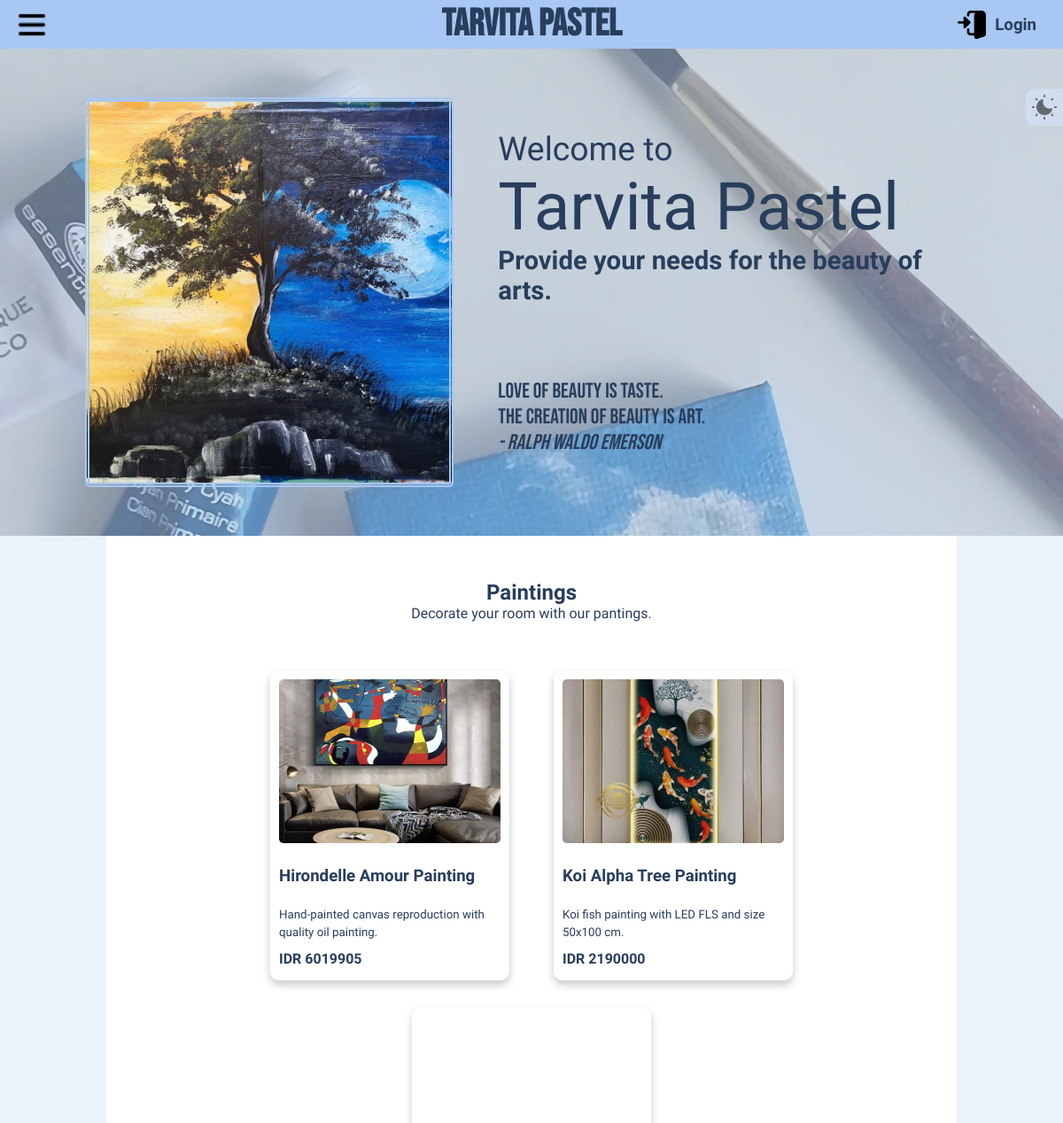
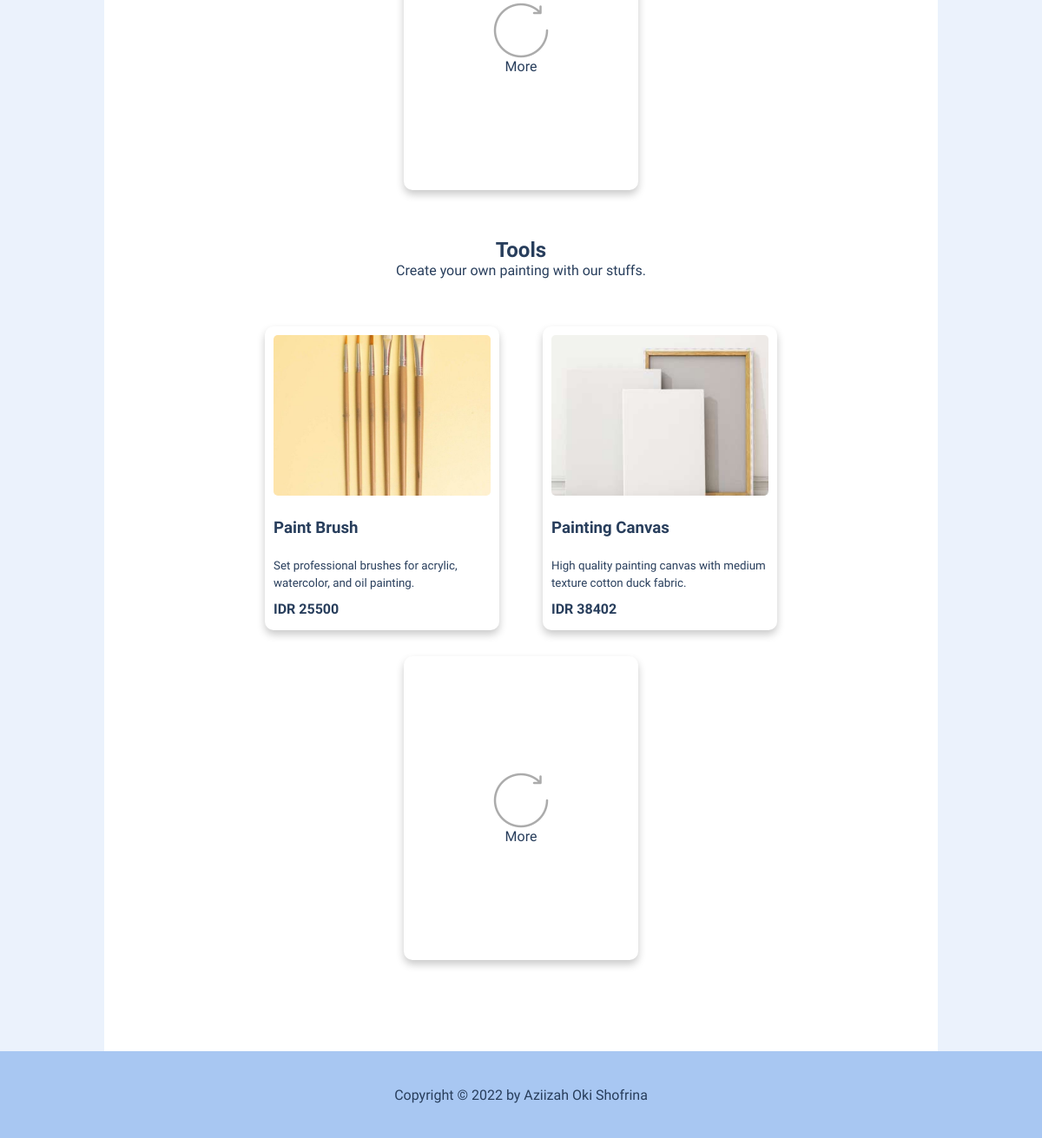
The page / on the database its author committed (2 pictures, top to bottom).
### tables this page shows
CREATE TABLE `products` (
  `id` varchar(50) NOT NULL,
  `released_date` datetime NOT NULL,
  `name` varchar(50) NOT NULL,
  `price` int(11) NOT NULL,
  `description` varchar(100) NOT NULL,
  `stock` int(11) NOT NULL,
  `net` float NOT NULL,
  `width` float NOT NULL,
  `height` float NOT NULL,
  `frame` varchar(10) DEFAULT NULL,
  `technic` varchar(50) DEFAULT NULL,
  `material` varchar(50) DEFAULT NULL,
  `packing_list` varchar(100) DEFAULT NULL,
  `image` varchar(100) DEFAULT NULL
);

### config.php (called while the page is built, shortened)
<?php
$con = mysqli_connect("localhost", "root", "", "tarvita_pastel");
function get_from_db($query) {
  global $con;
  $result = mysqli_query(
    $con,
    $query
  );
  $rows = [];
  while ($row = mysqli_fetch_assoc($result)) {
    $rows[] = $row;
  }
  return $rows;
}
?>

### index.php (the view, shortened to what this page needs)
<?php
require "config.php";
$paintings = get_from_db(
  "SELECT * FROM products
  WHERE id LIKE '%painting%'"
);
$tools = get_from_db(
  "SELECT * FROM products
  WHERE id LIKE '%tool%'"
);
?>
<!DOCTYPE html>
<html lang="en">
<head>
  <link rel="stylesheet" href="app/style.css?v=<?= time(); ?>">
</head>
<body>
  <div class="page-wrapper">
    <?php include "header.php"; ?>
    <div class="content-wrapper">
      <div class="main-content">
        <div class="intro">
          <div class="container">
            <div class="img"></div>
            <div class="description">
              <div>
                Welcome to
                <h1 style="font-weight: lighter;"> Tarvita Pastel </h1>
              </div>
              <div>
                Provide your needs for the beauty of arts.
              </div>
              <div>
                Love of beauty is taste.<br>
                The creation of beauty is art. <br>
                <i> - Ralph Waldo Emerson </i>
              </div>
            </div>
          </div>
        </div>
        <div class="content">
          <?php
          $contents = [
            ["Paintings", "Decorate your room with our pantings.", $paintings],
            ["Tools", "Create your own painting with our stuffs.", $tools]
          ]
          ?>
          <?php foreach ($contents as $content) { ?>
            <section class="category wrapper">
              <h1 style="font-weight: 700;"> <?= $content[0] ?> </h1>
              <p> <?= $content[1] ?> </p>
              <div class="products container">
                <?php for ($i = 0; $i < 2; $i++) { ?>
                  <a href="products.php?product=<?= $content[2][$i]["id"]; ?>">
                    <div class="product">
                      <div class="img" style="background-image: url('img/products/<?= $content[2][$i]["image"] ?>')"></div>
                      <div class="description">
                        <div> <b> <?= $content[2][$i]["name"]; ?> </b> </div>
                        <div> <?= $content[2][$i]["description"]; ?> </div>
                        <div> <b> IDR <?= $content[2][$i]["price"]; ?> </b> </div>
                      </div>
                    </div>
                  </a>
                <?php } ?>
                <a href="products.php?search=all">
                  <div class="product more">
                    <img src="img/load.png" alt="load">
                    <p> More </p>
                  </div>
                </a>
              </div>
            </section>
          <?php } ?>
        </div>
      </div>
    </div>
    <?php include "footer.php"; ?>
  </div>
</body>
</html>

### header.php
<div class="skin-button" onclick="darkModeActive()">
  <div class="skin-logo img"></div>
</div>
<header>
  <div>
    <a href="#">
      <div class="menu-logo img" onclick="sidebarActive()"> </div>
    </a>
  </div>
  <div>
    <h1> <a href="index.php"> Tarvita Pastel </a> </h1>
  </div>
  <div>
    <span class="<?= (isset($_SESSION["mode"])) ? $_SESSION["mode"] : "login" ?>-logo img"></span>
    <h3>
      <?php
        if (!isset($_SESSION["username"])) {
          echo "<a href='login.php'> Login </a>";
        } else {
          echo $_SESSION["username"];
        }
      ?>
    </h3>
  </div>
</header>

### footer.php
<footer>
  <p>
    Copyright &copy; 2022 by Aziizah Oki Shofrina
  </p>
</footer>

### rows shown on the page
products: image (picture), name "Hirondelle Amour Painting", description "Hand-painted canvas reproduction with quality oil painting.", price "6019905"
products: image (picture), name "Koi Alpha Tree Painting", description "Koi fish painting with LED FLS and size 50x100 cm.", price "2190000"
products: image (picture), name "Paint Brush", description "Set professional brushes for acrylic, watercolor, and oil painting.", price "25500"
products: image (picture), name "Painting Canvas", description "High quality painting canvas with medium texture cotton duck fabric.", price "38402"

### other values the page prints
$content[0] "Paintings"
$content[1] "Decorate your room with our pantings."
$content[0] "Tools"
$content[1] "Create your own painting with our stuffs."
